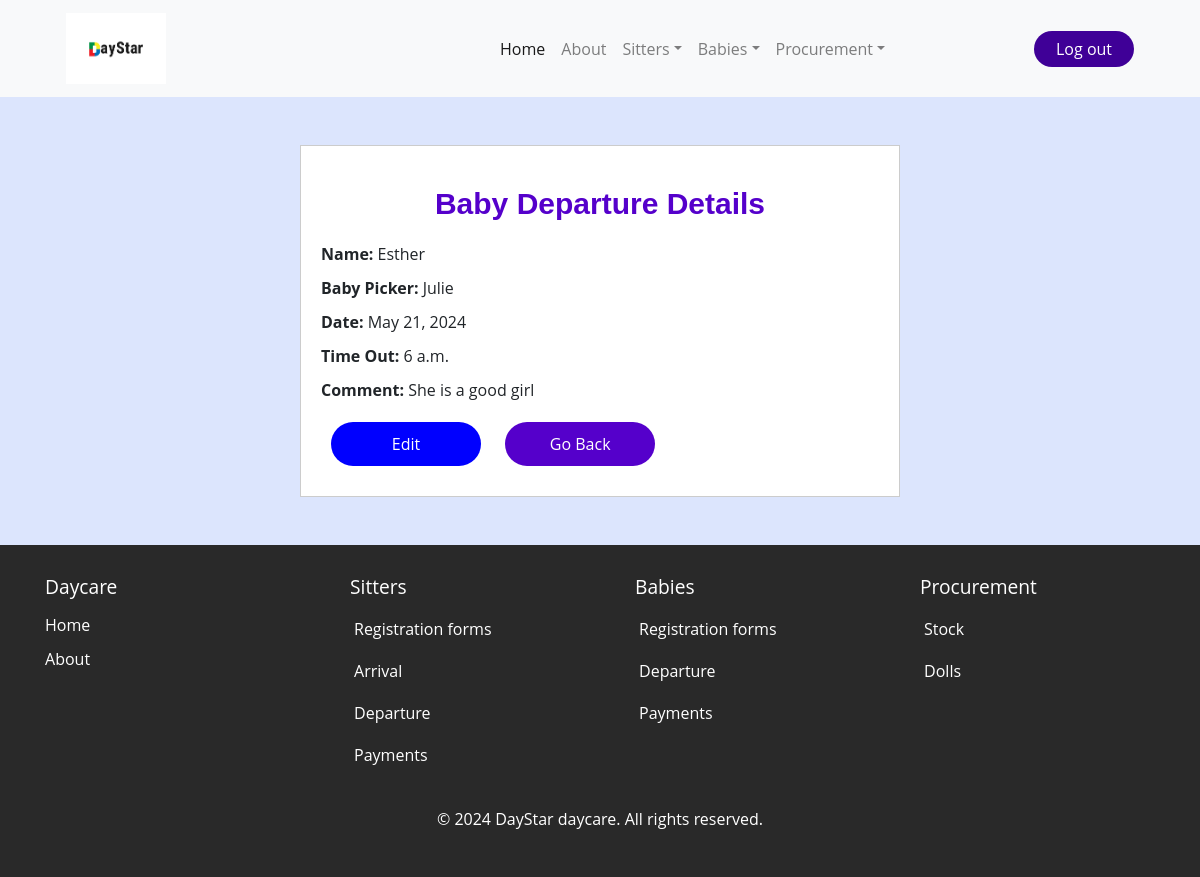
The app's page /depart_baby_view/3/ (signed in) with its own data.
### daystarApp/models.py (models this page shows, shortened)
class BabyDeparture(models.Model):
    baby_id = models.AutoField(primary_key=True)
    name_of_baby = models.ForeignKey(Baby, on_delete=models.CASCADE)
    baby_picker = models.CharField( max_length=20)
    date_of_departure = models.DateField(default=timezone.now)
    time_out = models.TimeField()
    comment = models.TextField(null=True, blank=True)

class Baby(models.Model):
    baby_id = models.AutoField(primary_key=True)
    baby_name = models.CharField( max_length=20)
    baby_gender = models.CharField( max_length=20 )
    date_of_birth = models.DateField( default=timezone.now)
    baby_location = models.CharField( max_length=20)
    parents_name = models.CharField( max_length=20)
    period_of_stay = models.CharField(choices=[('half-day', 'Half-day'),('full-day', 'Full-day')], max_length=100)
    registration_date = models.DateField(default=timezone.now)
    baby_bringer = models.CharField( max_length=20)
    time_in = models.TimeField()
    Assigned_to=models.ForeignKey(Sitter_arrival,on_delete=models.CASCADE)
    def __str__(self):
        return self.baby_name

### daystarApp/views.py (the view)
# urls.py: path('depart_baby_view/<int:baby_id>/', views.depart_baby_view, name='depart_baby_view'),
@login_required
def depart_baby_view(request, baby_id):
    depart_info = BabyDeparture.objects.get(baby_id=baby_id)
    return render(request, 'daystarApp/depart_baby_view.html', {'depart_info': depart_info})

### daystarApp/templates/daystarApp/depart_baby_view.html (shortened to what this page needs)
{% extends 'daystarApp/base.html' %}
{% load static %}
{% block content %}
<br><br>
<div class="form-container">
    <h4 id="depart-heading">Baby Departure Details</h4>
    <div class="form-field">
        <b>Name:</b>
        {{ depart_info.name_of_baby }}
    </div>
    <div class="form-field">
        <b>Baby Picker:</b>
        {{ depart_info.baby_picker }}
    </div>
    <div class="form-field">
        <b>Date:</b>
        {{ depart_info.date_of_departure }}
    </div>
    <div class="form-field">
        <b>Time Out:</b>
        {{ depart_info.time_out }}
    </div>
    <div class="form-field">
        <b>Comment:</b>
        {{ depart_info.comment }}
    </div>
    <div class="btn-container">
        <a href="{% url 'depart_baby_edit' baby_id=depart_info.baby_id %}" class="btn btn-primary">Edit</a>
        <a href="/baby_depart" class="btn btn-primary" id="but" style="background-color: #5500cb;">Go Back</a>
    </div>
</div><br><br>
{% endblock %}

### static/css/home.css (style rules this page uses)
* { margin: 0; padding: 0; box-sizing: border-box; font-family: "Open Sans", Helvetica, Arial, sans-serif; }
:root { --background-color1: #fafaff; --background-color2: #ffffff; --background-color3: #ededed; --background-color4: #cad7fda4; --primary-color: #4b49ac; --secondary-color: #0c007d; --Border-color: #3f0097; --one-use-color: #3f0097; --two-use-color: #5500cb; }
body { background-color: var(--background-color4); max-width: 100%; overflow-x: hidden; }

### daystarApp/templates/daystarApp/depart_baby_view.html (style rules this page uses)
h4#depart-heading { font-family: sans-serif; color: #5500cb; text-align: center; font-size: 30px; font-weight: 600; margin: 20px 0; font-weight: bold; }
.form-container { max-width: 600px; margin: 0 auto; padding: 20px; border: 1px solid #ccc; border-radius: 0px; background-color: white; text-align: left; }
.form-field { margin-bottom: 10px; }
.btn { margin: 10px; padding: 10px 20px; width: 150px; text-align: center; border-radius: 30px; }
.btn-primary { background-color: blue; color: white; border: none; }

### records on screen
BabyDeparture: name_of_baby "Esther", baby_picker "Julie", date_of_departure "May 21, 2024", time_out "6 a.m.", comment "She is a good girl"
